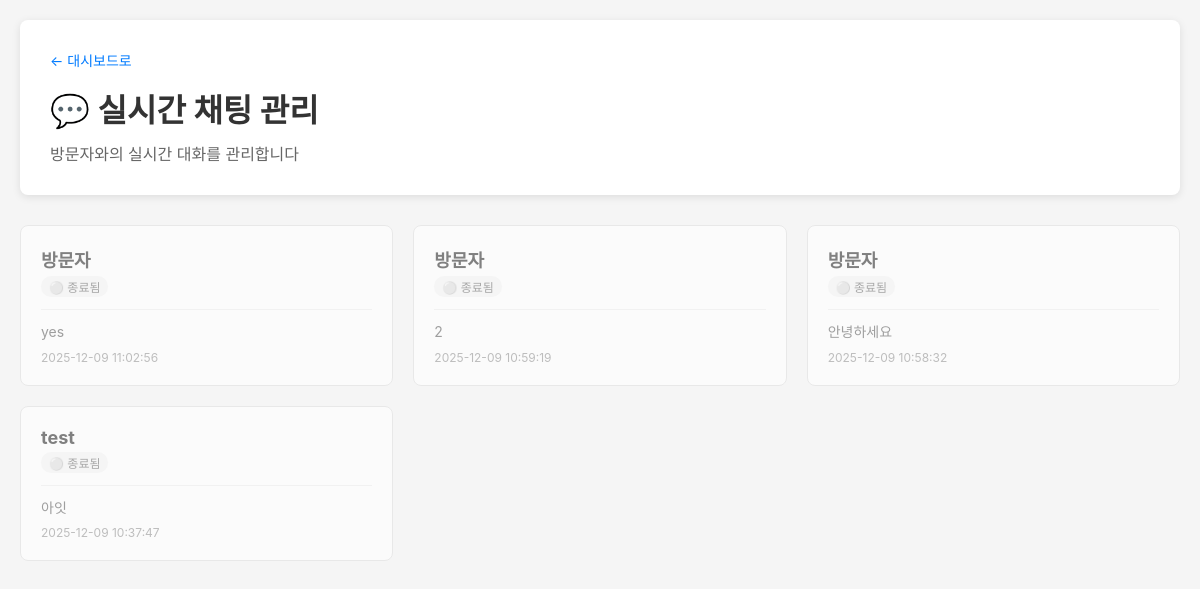
/admin/chats (signed in), run on the app's committed database.
### tables this page shows
CREATE TABLE chat_sessions (
			id INTEGER PRIMARY KEY AUTOINCREMENT,
			session_id TEXT UNIQUE NOT NULL,
			user_name TEXT,
			user_email TEXT,
			status TEXT DEFAULT 'active',
			created_at TIMESTAMP DEFAULT CURRENT_TIMESTAMP,
			updated_at TIMESTAMP DEFAULT CURRENT_TIMESTAMP
		);

### app.py (the view)
@app.route('/admin/chats')
@login_required
def admin_chats():
	conn = get_db()
	sessions = conn.execute('''
		SELECT
			cs.*,
			(SELECT COUNT(*) FROM chat_messages
			 WHERE session_id = cs.session_id AND sender_type = 'user' AND is_read = 0) as unread_count,
			(SELECT message FROM chat_messages
			 WHERE session_id = cs.session_id
			 ORDER BY created_at DESC LIMIT 1) as last_message
		FROM chat_sessions cs
		ORDER BY cs.updated_at DESC
	''').fetchall()
	conn.close()
	return render_template('admin/chats.html', sessions=sessions)

### app.py (called while the page is built)
def get_db():
	conn = sqlite3.connect(DATABASE)
	conn.row_factory = sqlite3.Row
	return conn

def login_required(f):
	@wraps(f)
	def decorated_function(*args, **kwargs):
		if 'logged_in' not in session:
			flash('로그인이 필요합니다.', 'error')
			return redirect(url_for('admin_login'))
		return f(*args, **kwargs)
	return decorated_function

### templates/admin/chats.html (shortened to what this page needs)
<!DOCTYPE html>
<html lang="ko">
<head>
    <link rel="stylesheet" href="/static/style.css?v=917">
</head>
<body>
<div class="admin-content">
    <div class="page-header">
        <a href="{{ url_for('admin_dashboard') }}" class="back-btn">← 대시보드로</a>
        <h1>💬 실시간 채팅 관리</h1>
        <p>방문자와의 실시간 대화를 관리합니다</p>
    </div>
    {% if sessions %}
    <div class="chat-sessions-grid">
        {% for session in sessions %}
        <div class="chat-session-card {% if session['status'] == 'closed' %}closed{% endif %}" onclick="location.href='{{ url_for('admin_chat_detail', session_id=session['session_id']) }}'">
            <div class="session-header">
                <div class="session-info">
                    <h3>{{ session['user_name'] or '익명' }}</h3>
                    <span class="session-status {{ session['status'] }}">
                        {% if session['status'] == 'active' %}
                            🟢 활성
                        {% else %}
                            ⚪ 종료됨
                        {% endif %}
                    </span>
                </div>
            </div>
            <div class="session-body">
                {% if session['last_message'] %}
                <p class="last-message">{{ session['last_message'][:50] }}{% if session['last_message']|length > 50 %}...{% endif %}</p>
                {% else %}
                <p class="last-message no-message">메시지가 없습니다</p>
                {% endif %}
                <p class="session-time">{{ session['created_at'] }}</p>
            </div>
        </div>
        {% endfor %}
    </div>
    {% endif %}
</div>
</body>
</html>

### static/style.css (style rules this page uses)
:root { --bg:#f7f7fb; --accent:#0b5fff; --text:#222; }
* { box-sizing:border-box }
html, body { overflow-x:hidden;width:100%;max-width:100vw }
body { margin:0;padding:0;font-family: -apple-system, BlinkMacSystemFont, "Segoe UI", Roboto, "Noto Sans KR", "Helvetica Neue", Arial; color:var(--text); background:var(--bg) }
a, a:visited, a:hover, a:active { text-decoration: none; color: inherit; }

### templates/admin/chats.html (style rules this page uses)
body { background: #f5f5f5; margin: 0; padding: 20px; font-family: -apple-system, BlinkMacSystemFont, "Segoe UI", Roboto, sans-serif; }
.admin-content { max-width: 1200px; margin: 0 auto; }
.page-header { background: white; padding: 30px; border-radius: 8px; margin-bottom: 30px; box-shadow: 0 2px 8px rgba(0,0,0,0.1); }
.page-header h1 { margin: 0 0 10px 0; color: #333; }
.page-header p { margin: 0; color: #666; }
.back-btn { display: inline-block; color: #007bff; text-decoration: none; margin-bottom: 15px; font-size: 14px; }
.chat-sessions-grid { display: grid; grid-template-columns: repeat(auto-fill, minmax(350px, 1fr)); gap: 20px; margin-top: 20px; }
.chat-session-card { background: white; border: 1px solid #e0e0e0; border-radius: 8px; padding: 20px; cursor: pointer; transition: all 0.3s ease; }
.chat-session-card.closed { opacity: 0.6; }
.session-header { display: flex; justify-content: space-between; align-items: flex-start; margin-bottom: 12px; }
.session-info { flex: 1; }
.session-info h3 { margin: 0 0 4px 0; font-size: 18px; color: #333; }
.session-status { display: inline-block; font-size: 12px; padding: 2px 8px; border-radius: 12px; background: #f0f0f0; }
.session-status.closed { background: #f5f5f5; color: #757575; }
.session-body { border-top: 1px solid #f0f0f0; padding-top: 12px; }
.last-message { margin: 0 0 8px 0; color: #666; font-size: 14px; line-height: 1.4; }
.session-time { margin: 0; font-size: 12px; color: #999; }

### data on the page
chat_sessions: user_name "방문자", status "⚪ 종료됨", session "yes", created_at "2025-12-09 11:02:56"
chat_sessions: user_name "방문자", status "⚪ 종료됨", session "2", created_at "2025-12-09 10:59:19"
chat_sessions: user_name "방문자", status "⚪ 종료됨", session "안녕하세요", created_at "2025-12-09 10:58:32"
chat_sessions: user_name "test", status "⚪ 종료됨", session "아잇", created_at "2025-12-09 10:37:47"
